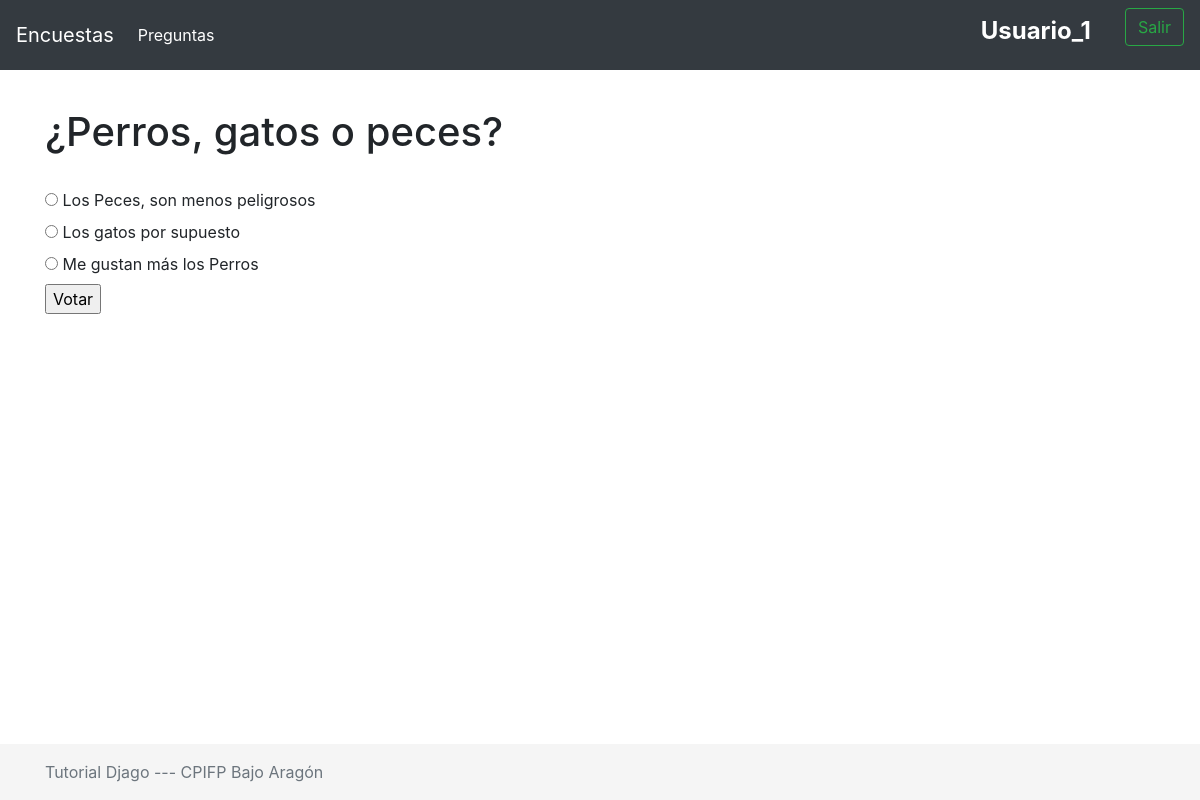
The app's page /encuestas/1/ (signed in) with its own data.
### encuestas/models.py (models this page shows, shortened)
class Pregunta(models.Model):
    pregunta_text = models.CharField(max_length=200)
    fecha_pub = models.DateTimeField('Fecha de Publicación')
    categoria = models.ManyToManyField(Categoria, related_name='pregunta',blank=True)
    creador = models.ForeignKey(Usuario, on_delete=models.CASCADE)
    class Meta:
        ordering = ['fecha_pub','pregunta_text']

class Opcion(models.Model):
    pregunta = models.ForeignKey(Pregunta, on_delete=models.CASCADE)
    opcion_text = models.CharField(max_length=200)
    votos = models.IntegerField(default=0)
    class Meta:
        ordering = ['opcion_text']

### encuestas/views.py (the view)
# urls.py: path('<int:pregunta_id>/',views.detalle,name="detalle"),
@login_required
def detalle(request, pregunta_id):
    pregunta = get_object_or_404(Pregunta, pk=pregunta_id)
    return render(request,'encuestas/detalle.html',{'pregunta':pregunta})

### encuestas/templates/encuestas/detalle.html (shortened to what this page needs)
{% extends 'base/base.html' %}
{% block activar1 %}
    <li class="nav-item active">
{% endblock %}
{% block titulo %}
    {{ pregunta.pregunta_text }}
{% endblock %}
{% block contenido %}
    <br>
    <form action="{% url 'encuestas:votar' pregunta.id %}" method="post">
    {% for opcion in pregunta.opcion_set.all %}
        <input type="radio" name="opcion" id="opcion{{ forloop.counter }}" value="{{ opcion.id }}">
        <label for="opcion{{ forloop.counter }}">{{ opcion.opcion_text }}</label>
        <br>
    {% endfor %}
    <input type="submit" value="Votar">
    </form>
{% endblock %}

### encuestas/templates/base/base.html (shortened to what this page needs)
{% load static %}
<html lang="en" class="h-100">
  <head>
<link href="{% static 'encuestas/css/bootstrap.css' %}" rel="stylesheet">
    <link href="{% static 'encuestas/css/sticky-footer-navbar.css' %}" rel="stylesheet">
  </head>
  <body class="d-flex flex-column h-100">
    {% block header %}
    <header>
    {% if user.is_authenticated %}
        <nav class="navbar navbar-expand-md navbar-dark fixed-top bg-dark">
            <a class="navbar-brand" href="{% url 'encuestas:login' %}">Encuestas</a>
            <div class="collapse navbar-collapse" id="navbarCollapse">
                <ul class="navbar-nav mr-auto">
                    {% block activar1 %}{% endblock %}
                    <a class="nav-link" href="{% url 'encuestas:index' %}">Preguntas</a>
                    </li>
                </ul>
                <h4 class="form-inline mt-2 mt-md-0 text-white">
                    <strong> {{ user }} &nbsp;&nbsp;&nbsp;&nbsp;&nbsp;</strong>
                </h4>
                <form class="form-inline mt-2 mt-md-0" action="{% url 'encuestas:logout' %}"
                method="get">
                <button class="btn btn-outline-success my-2 my-sm-0"
                type="submit">Salir</button>
                </form>
            </div>
        </nav>
    {% endif %}
    </header>
 {% endblock %}
<main role="main" class="flex-shrink-0">
  <div class="container">
    <h1 class="mt-5">
      {%block titulo %}{% endblock %}
    </h1>
    {%block contenido %}{% endblock %}
  </div>
</main>
{% block footer %}
<footer class="footer mt-auto py-3">
  <div class="container">
    <span class="text-muted">Tutorial Djago --- CPIFP Bajo Aragón</span>
  </div>
</footer>
{% endblock %}
      <script src="{% static 'encuestas/js/boostrap.bundle.min.js' %}" ></script></body>
</html>

### encuestas/static/encuestas/css/sticky-footer-navbar.css (style rules this page uses)
main > .container { padding: 60px 15px 0; }
.footer { background-color: #f5f5f5; }
.footer > .container { padding-right: 15px; padding-left: 15px; }

### records on screen
Pregunta: pregunta_text "¿Perros, gatos o peces?"
Opcion: opcion_text "Los Peces, son menos peligrosos"
Opcion: opcion_text "Los gatos por supuesto"
Opcion: opcion_text "Me gustan más los Perros"

### other values on screen
{{ user }} "Usuario_1"
